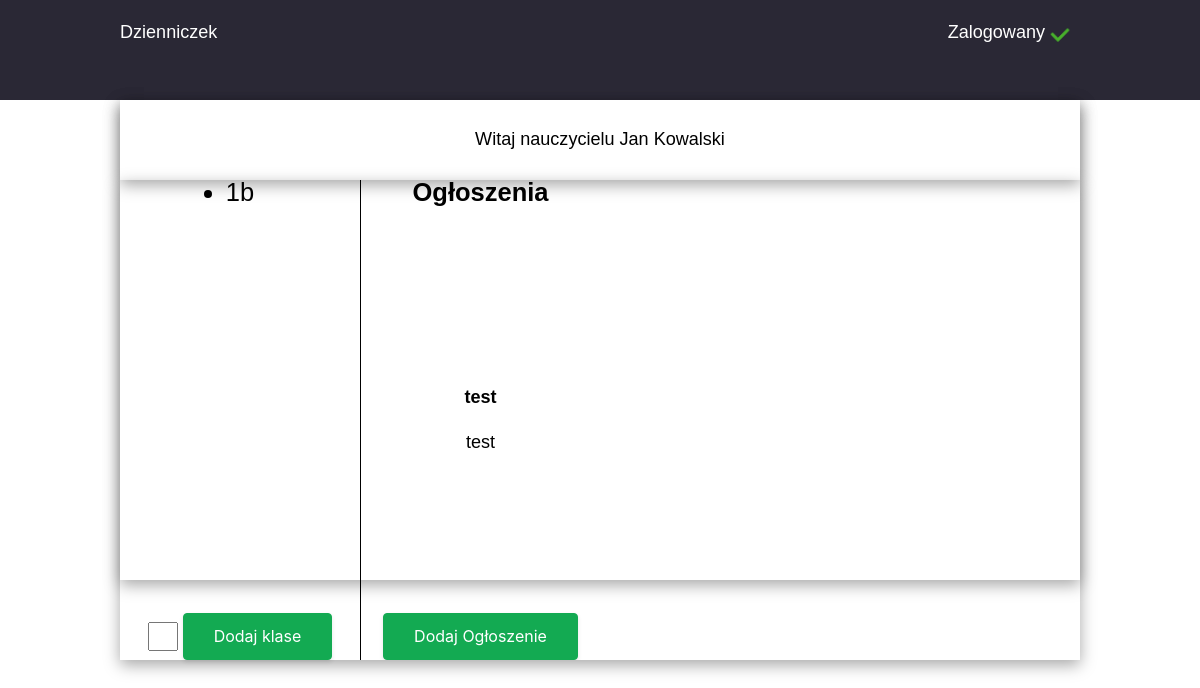
Before: / (signed in) with the older database file.
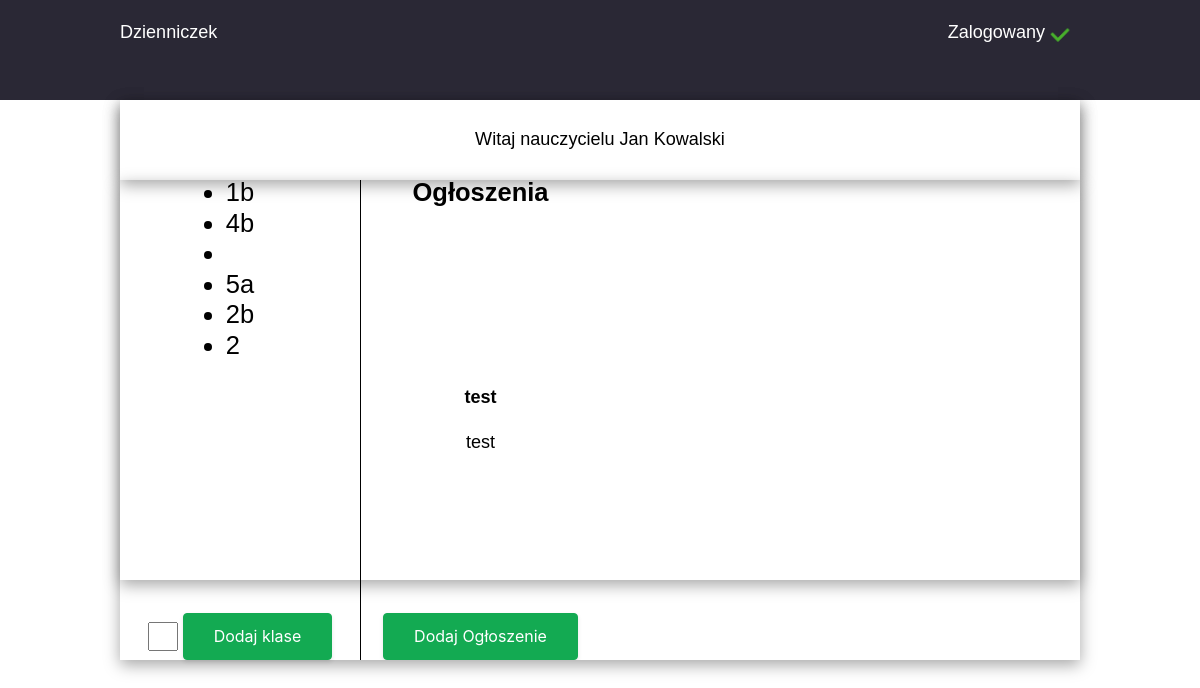
After: the same page with the newer database file.
### model.py (models this page shows, shortened)
class Nauczyciel(db.Model):
    __tablename__ = 'nauczyciele'
    id = db.Column(db.Integer, primary_key=True)
    imie = db.Column(db.String(80), nullable=False)
    nazwisko = db.Column(db.String(80), nullable=False)
    login = db.Column(db.String(20), unique=True, nullable=False)
    haslo = db.Column(db.String(20), nullable=False)
    klasy = db.relationship('Klasa', secondary='nauczyciel_klasa', backref='nauczyciele')

class Klasa(db.Model):
    __tablename__ = 'klasy'
    id = db.Column(db.Integer, primary_key=True)
    nazwa = db.Column(db.String(20), nullable=False, unique=True)
    przedmioty = db.relationship('PlanLekcji', backref='klasa', lazy=True)
    uczniowie = db.relationship('Uczen', backref='klasa', lazy=True)
    def __repr__(self):
        return f'<Klasa {self.nazwa}>'

class Ogloszenia(db.Model):
    __tablename__ = 'ogloszenia'
    id = db.Column(db.Integer, primary_key=True)
    temat = db.Column(db.String(80), nullable=False)
    tresc = db.Column(db.String(120), nullable=False)
    def __repr__(self):
            return f'<Klasa {self.temat}>'

### home.py (the view)
@app.route("/")
def home():
    if 'logged_in' in session:
        print("Witaj w domu!")
        nauczyciel = Nauczyciel.query.filter_by(id=session["id"]).first()
        uczen = Uczen.query.filter_by(id=session["id"]).first()
        if nauczyciel:
            klasy_nauczyciela = nauczyciel.klasy
            print(klasy_nauczyciela)
            ogloszenia = Ogloszenia.query.all()
            if ogloszenia:
                print(ogloszenia)
                return render_template("main.html",klasy=klasy_nauczyciela,ogloszenia=ogloszenia)
            else:
                return render_template("main.html",klasy=klasy_nauczyciela)
        if uczen:
            oceny_ucznia = uczen.oceny
            plan = PlanLekcji.query.filter_by(klasa_id=uczen.klasa_id)
            print(plan)
            return render_template("main.html",ogloszenia = Ogloszenia.query.all(), oceny=oceny_ucznia,plan=plan)
    else:
        return render_template("main.html")

### templates/main.html (shortened to what this page needs)
<!DOCTYPE html>
<html lang="pl">
<head>
    <link rel="stylesheet" href="{{ url_for('static', filename='base.css') }}">
    <link rel="stylesheet" href="{{ url_for('static', filename='main.css') }}">
</head>
<body>
    <nav class="navbar">
        <div class="navbar-div">
        <h1 class="title-of-page"><a href="/">Dzienniczek</a></h1>
       {%if session['logged_in']%}
       <div class="nav">        {%if session['uczen'] is true%}  <a href="/show_messages"><img class="mail" src="{{url_for('static', filename='images/email.png')}}" alt=""></a>        {% endif %}
        Zalogowany <img src="{{url_for('static', filename='images/check.png')}}" /></div>
       {% else %}
       <div class="nav"><a class="login" href="/login">Zaloguj sie <img src="{{url_for('static', filename='images/user.png')}}" /></a></div>
       {% endif %}
        </div>
    </nav>
    <main class="main">
        {%if session['logged_in']%}
        {%if session['uczen'] is false%}
        <div class="welcome"><p>Witaj nauczycielu {{ session['imie'] }} {{ session['nazwisko'] }}</p></div>
        {% else %}
        <div class="welcome"><p>Witaj Uczniu {{ session['imie'] }} {{ session['nazwisko'] }}</p></div>
        {% endif %}
        <div class="main-logged">
            {%if session['uczen'] is false%}
            <div class="class_adding">
            <ul>
            {% for klasa in klasy %}
               <a class="class" href="/klasa/{{ klasa.nazwa }}"><li>{{ klasa.nazwa }}</li></a>
            {% endfor %}
        </ul>
            <form action="{{ url_for('add_class') }}" method="POST">
                <input type="text" name="class" class="add_classinput" required>
                <button type="submit" class="button-37">Dodaj klase</a>
            </form>
        </div>
        {% endif %}
        <div class="announcement">
            <h1>Ogłoszenia</h1>
            <div class="announcement-div">
            {% for ogloszenie in ogloszenia %}
                <p class="temat">{{ ogloszenie.temat }}</p>
                <p class="tresc"> {{ ogloszenie.tresc }}</p>
            {% endfor %}
        </div>
        {%if session['uczen'] is false%}
            <a href="/send/announcement" type="submit" class="button-37">Dodaj Ogłoszenie</a>
            {% endif %}
        </div>
        </div>
        {% else %}
            <div class="h1-container">
            <h1 class="big-h1">Aby zobaczyc zawartosc zaloguj sie</h1>
            </div>
        {% endif %}
    </main>
</body>
</html>

### static/base.css (style rules this page uses)
* { margin: 0; padding: 0; box-sizing: border-box; font-family: Work Sans,Arial,sans-serif; font-size: 1.0625rem; line-height: 1.5rem; font-weight: 500; }
a { color: white; text-decoration: none; }
.nav img { width: 30px !important; margin-right: 5px; }
.navbar-div { width: 80%; display: flex; }
.nav { margin-top: 20px; display: flex; width: 50%; justify-content: right; }
.navbar { width: 100%; height: 100px; background-color: #2a2835; color: #fff; display: flex; justify-content: center; align-items: baseline; }
.title-of-page { margin-top: 20px; width: 50%; }
.main { margin: auto; width: 80%; height: 60vh; }
.main { box-shadow: rgba(0, 0, 0, 0.35) 0px 5px 15px; }

### static/main.css (style rules this page uses)
.welcome { display: flex; height: 10vh; justify-content: center; align-items: center; font-size: 1rem; font-weight: 600; box-shadow: rgba(0, 0, 0, 0.35) 0px 5px 15px; }
.main-logged { display: flex; height: 60vh; box-shadow: rgba(0, 0, 0, 0.35) 0px 5px 15px; }
.class { color: black; }
.button-37 { background-color: #13aa52; border: 1px solid #13aa52; border-radius: 4px; box-shadow: rgba(0, 0, 0, .1) 0 2px 4px 0; box-sizing: border-box; color: #fff; cursor: pointer; font-family: "Akzidenz Grotesk BQ Medium", -apple-system, BlinkMacSystemFont, sans-serif; font-size: 16px; font-weight: 400; outline: none; outline: 0; padding: 10px 25px; text-align: center; transform: translateY(0); transition: transform 150ms, box-shadow 150ms; user-select: none; -webkit-user-select: none; touch-action: manipulation; }
@media (min-width: 768px) { .button-37 { padding: 10px 30px; } }
.add_classinput { width: 30px; margin-bottom: 7px; }
.class_adding { display: flex; flex-direction: column; width: 25%; align-items: center; justify-content: space-between; }
li { font-size: 1.5rem; margin-bottom: 5px; }
.main { box-shadow: rgba(0, 0, 0, 0.35) 0px 5px 15px; }
.announcement { border-left: 1px solid black; width: 30vh; display: flex; flex-direction: column; justify-content: space-between; align-items: center; overflow-y: auto; }
.announcement h1 { height: 10%; font-weight: 800; font-size: 1.5rem; }
.announcement-div { display: flex; flex-direction: column; width: 100%; align-items: center; }
.announcement-div p { margin: 10px; }
.temat { font-weight: 700; }
.tresc { max-width: 150px; overflow-wrap: break-word; }

Changed rows visible on the page:
added Klasa: nazwa "4b"
added Klasa: nazwa "5a"
added Klasa: nazwa "2b"
added Klasa: nazwa "2"
